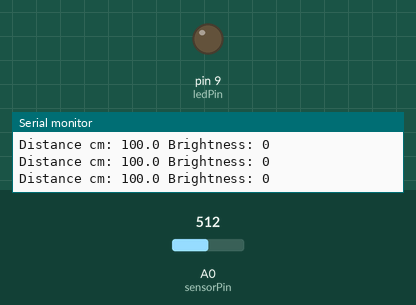
Simulated run of this sketch. Board: Arduino Uno, built with avr-gcc and run on an emulated ATmega328P. Shown: output pins drawn as LEDs (lit = HIGH), the last lines printed to the serial monitor. The test bench sets the inputs (shaded band); at power-on: A0 (sensorPin) = 512.

Above: at 1.2 s.
1.3 s: A0 (sensorPin) set to 122
At 2.5 s:
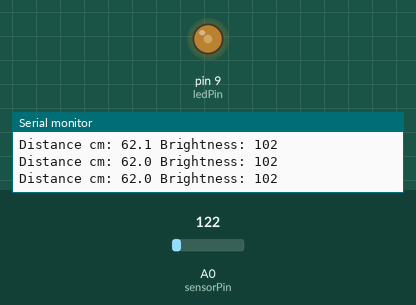
3.3 s: A0 (sensorPin) set to 0
At 5.4 s:
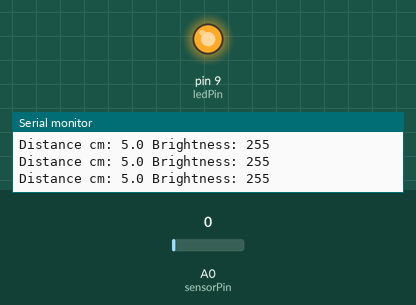
6.3 s: A0 (sensorPin) set to 306
At 8.0 s:
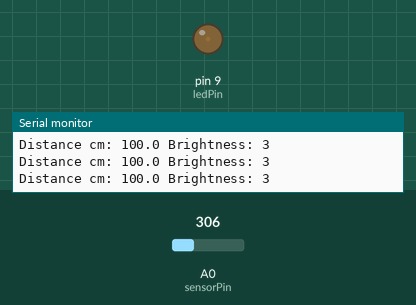
Timing chart, 0 to 9.5 s (numbered marks = the images above; inputs shaded):
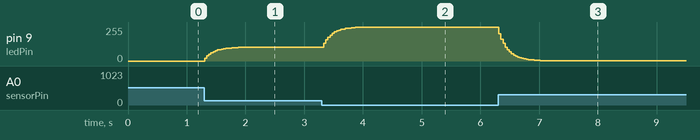

The sketch:

mapping_sensors.ino
```cpp
// Course analog-output distance sensor on A0; LED via resistor on PWM pin 9.
const int sensorPin = A0,
  ledPin = 9;
float smoothedCM = 0;
bool firstReading = true;
void setup() {
  Serial.begin(9600);
  pinMode(ledPin, OUTPUT);
}
void loop() {
  float cm = analogRead(sensorPin) * 520.0 / 1023.0;
  cm = constrain(cm, 5.0, 100.0);
  if (firstReading) {
    smoothedCM = cm;
    firstReading = false;
  } else {
    smoothedCM += 0.2 * (cm - smoothedCM);
  }
  int brightness = map((long) smoothedCM, 5, 100, 255, 0);
  brightness = constrain(brightness, 0, 255);
  analogWrite(ledPin, brightness);
  Serial.print("Distance cm: ");
  Serial.print(smoothedCM, 1);
  Serial.print(" Brightness: ");
  Serial.println(brightness);
  delay(30);
}
```

Measured:
- after the input at 1.3 s, pin 9 (ledPin): moves from 0/255 to 102/255 over 0.57 s, starting at once
- after the input at 3.3 s, pin 9 (ledPin): moves from 102/255 to 255/255 over 0.65 s, starting at once
- after the input at 6.3 s, pin 9 (ledPin): moves from 255/255 to 3/255 over 0.71 s, starting at once
